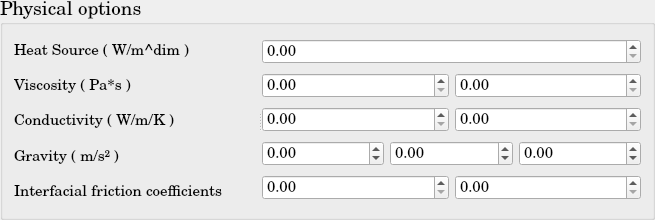
   <widget class="QGroupBox" name="FEqs_PhysicalOptions">
    <property name="geometry">
     <rect>
      <x>60</x>
      <y>60</y>
      <width>655</width>
      <height>220</height>
     </rect>
    </property>
    <property name="font">
     <font>
      <family>Century Schoolbook L</family>
      <pointsize>14</pointsize>
      <weight>50</weight>
      <bold>false</bold>
     </font>
    </property>
    <property name="title">
     <string>Physical options</string>
    </property>
    <layout class="QGridLayout" name="gridLayout_3">
     <item row="0" column="0">
      <widget class="QSplitter" name="splitter">
       <property name="orientation">
        <enum>Qt::Horizontal</enum>
       </property>
       <widget class="QWidget" name="layoutWidget">
        <layout class="QVBoxLayout" name="FEqs_PhysicalOptionsLayoutV_2">
         <item>
          <widget class="QLabel" name="FEqs_HeatSource">
           <property name="font">
            <font>
             <pointsize>11</pointsize>
            </font>
           </property>
           <property name="text">
            <string>Heat Source ( W/m^dim )</string>
           </property>
          </widget>
         </item>
         <item>
          <widget class="QLabel" name="FEqs_Viscosity">
           <property name="font">
            <font>
             <pointsize>11</pointsize>
            </font>
           </property>
           <property name="text">
            <string>Viscosity ( Pa*s )</string>
           </property>
          </widget>
         </item>
         <item>
          <widget class="QLabel" name="FEqs_Conductivity">
           <property name="font">
            <font>
             <pointsize>11</pointsize>
            </font>
           </property>
           <property name="text">
            <string>Conductivity ( W/m/K )</string>
           </property>
          </widget>
         </item>
         <item>
          <widget class="QLabel" name="FEqs_Gravity">
           <property name="font">
            <font>
             <pointsize>11</pointsize>
            </font>
           </property>
           <property name="text">
            <string>Gravity ( m/s² )</string>
           </property>
          </widget>
         </item>
         <item>
          <widget class="QLabel" name="FEqs_FrictionCoef">
           <property name="font">
            <font>
             <pointsize>11</pointsize>
            </font>
           </property>
           <property name="text">
            <string>Interfacial friction coefficients</string>
           </property>
          </widget>
         </item>
        </layout>
       </widget>
       <widget class="QWidget" name="layoutWidget">
        <layout class="QVBoxLayout" name="verticalLayout_15">
         <item>
          <widget class="QDoubleSpinBox" name="FEqs_HeatSource_doubleSpinBox">
           <property name="font">
            <font>
             <pointsize>11</pointsize>
            </font>
           </property>
           <property name="maximum">
            <double>999999999.990000009536743</double>
           </property>
          </widget>
         </item>
         <item>
          <layout class="QHBoxLayout" name="horizontalLayout">
           <item>
            <widget class="QDoubleSpinBox" name="FEqs_Viscosity_Phase1_doubleSpinBox">
             <property name="font">
              <font>
               <pointsize>11</pointsize>
              </font>
             </property>
             <property name="maximum">
              <double>999999999.990000009536743</double>
             </property>
            </widget>
           </item>
           <item>
            <widget class="QDoubleSpinBox" name="FEqs_Viscosity_Phase2_doubleSpinBox">
             <property name="font">
              <font>
               <pointsize>11</pointsize>
              </font>
             </property>
             <property name="maximum">
              <double>999999999.990000009536743</double>
             </property>
            </widget>
           </item>
          </layout>
         </item>
         <item>
          <layout class="QHBoxLayout" name="horizontalLayout_2">
           <item>
            <widget class="QDoubleSpinBox" name="FEqs_Conductivity_Phase1_doubleSpinBox">
             <property name="font">
              <font>
               <pointsize>11</pointsize>
              </font>
             </property>
             <property name="maximum">
              <double>999999999.990000009536743</double>
             </property>
            </widget>
           </item>
           <item>
            <widget class="QDoubleSpinBox" name="FEqs_Conductivity_Phase2_doubleSpinBox">
             <property name="font">
              <font>
               <pointsize>11</pointsize>
              </font>
             </property>
             <property name="maximum">
              <double>999999999.990000009536743</double>
             </property>
            </widget>
           </item>
          </layout>
         </item>
         <item>
          <layout class="QHBoxLayout" name="FEqs_Gravity_hLayout">
           <item>
            <widget class="QDoubleSpinBox" name="FEqs_Gravity_1d_doubleSpinBox">
             <property name="font">
              <font>
               <pointsize>11</pointsize>
              </font>
             </property>
             <property name="minimum">
              <double>-1000000000.000000000000000</double>
             </property>
             <property name="maximum">
              <double>1000000000.000000000000000</double>
             </property>
            </widget>
           </item>
           <item>
            <widget class="QDoubleSpinBox" name="FEqs_Gravity_2d_doubleSpinBox">
             <property name="font">
              <font>
               <pointsize>11</pointsize>
              </font>
             </property>
             <property name="minimum">
              <double>-1000000000.000000000000000</double>
             </property>
             <property name="maximum">
              <double>1000000000.000000000000000</double>
             </property>
            </widget>
           </item>
           <item>
            <widget class="QDoubleSpinBox" name="FEqs_Gravity_3d_doubleSpinBox">
             <property name="font">
              <font>
               <pointsize>11</pointsize>
              </font>
             </property>
             <property name="minimum">
              <double>-1000000000.000000000000000</double>
             </property>
             <property name="maximum">
              <double>1000000000.000000000000000</double>
             </property>
            </widget>
           </item>
          </layout>
         </item>
         <item>
          <layout class="QHBoxLayout" name="horizontalLayout_3">
           <item>
            <widget class="QDoubleSpinBox" name="FEqs_FrictionCoefficients_Phase1_doubleSpinBox">
             <property name="font">
              <font>
               <pointsize>11</pointsize>
              </font>
             </property>
             <property name="maximum">
              <double>1.000000000000000</double>
             </property>
            </widget>
           </item>
           <item>
            <widget class="QDoubleSpinBox" name="FEqs_FrictionCoefficients_Phase2_doubleSpinBox">
             <property name="font">
              <font>
               <pointsize>11</pointsize>
              </font>
             </property>
             <property name="maximum">
              <double>1.000000000000000</double>
             </property>
            </widget>
           </item>
          </layout>
         </item>
        </layout>
       </widget>
      </widget>
     </item>
    </layout>
   </widget>
